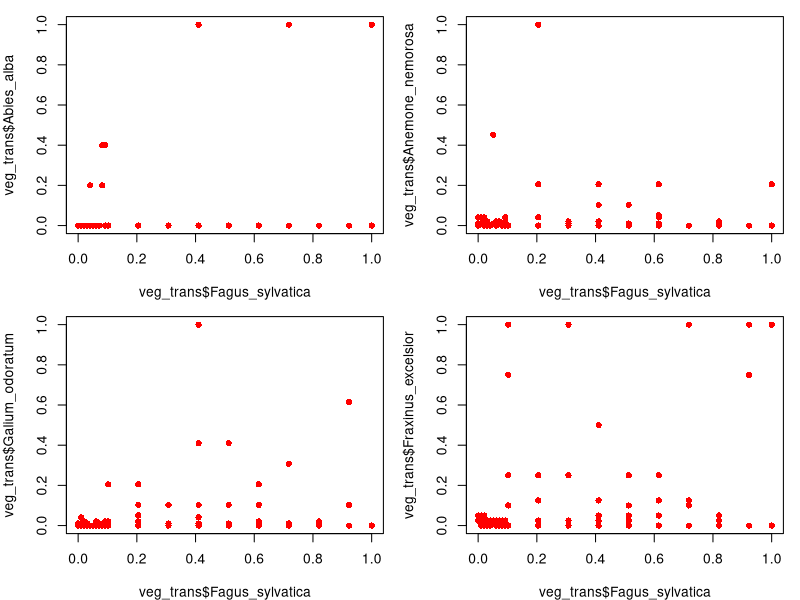
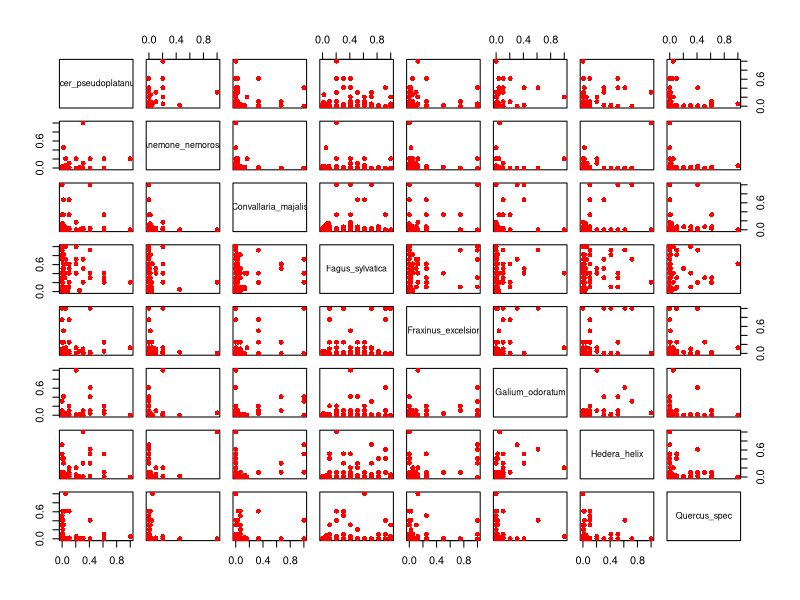
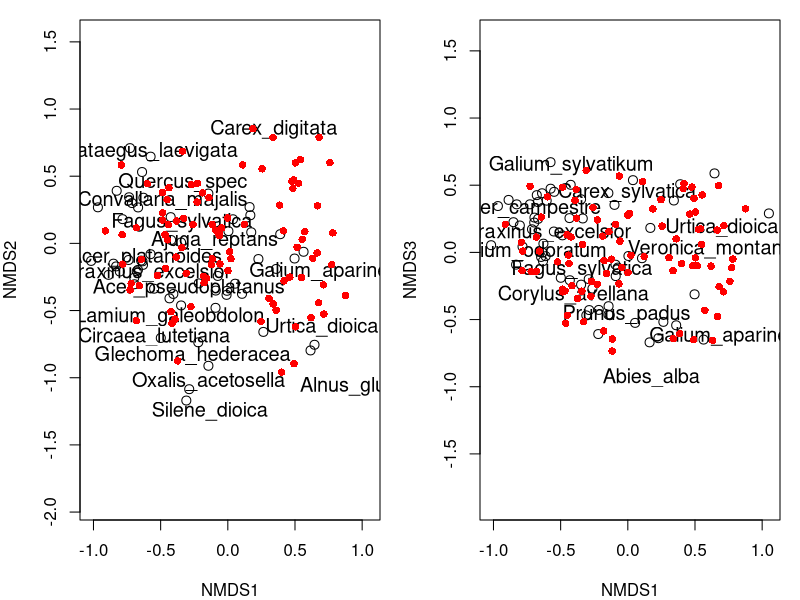
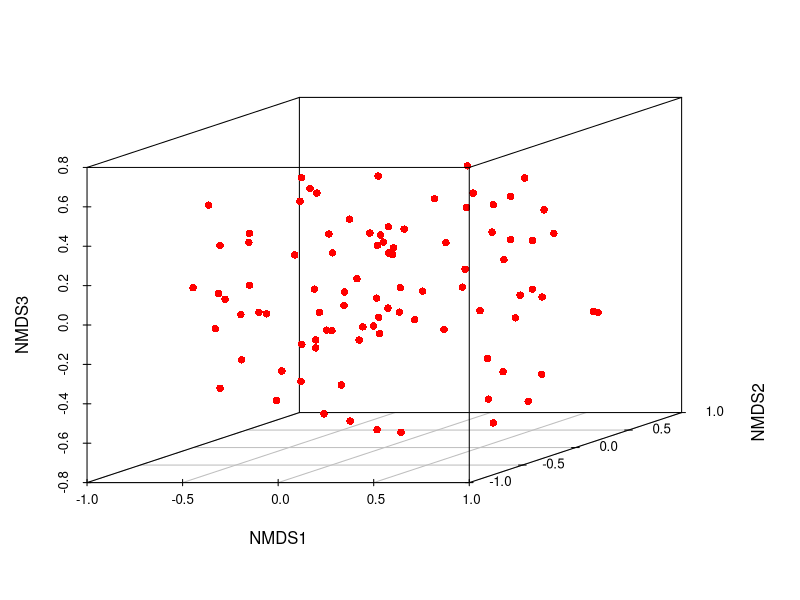

Write the R code that produced these figures, in order. (Note: this script raises an error after producing the figures.)
library(vegan)
library(scatterplot3d)

### Some global variables
mycols <- c("red", "green", "blue")
mysyms <- c(15, 16, 17)

### Read vegetation data ###
veg <- read.table("data/veg_2015-2016-2017.txt", sep=" ", dec=".", row.names = 1, header=TRUE)

### Read site data ####
sites <- read.table("data/header_2015-2016-2017_vegclasses.txt")

### Check consistancy of veg and sites!!! ####
nrow(veg) == nrow(sites)
m <- match(rownames(sites), rownames(veg))
sites <- sites[m,]

### Ordination ####
### Exclude rare species 
veg <- veg[,colSums(decostand(veg, "pa")) > 3]

### Transform
veg_trans <- decostand(veg, "max") 

### Example for 2d plot of vegetation community ###
x11(width=8, height=8)
par(mfrow=c(2,2), mar=c(4,4,1,1))
plot(veg_trans$Fagus_sylvatica, veg_trans$Abies_alba, pch=16, col="red")
plot(veg_trans$Fagus_sylvatica, veg_trans$Anemone_nemorosa, pch=16, col="red")
plot(veg_trans$Fagus_sylvatica, veg_trans$Galium_odoratum, pch=16, col="red")
plot(veg_trans$Fagus_sylvatica, veg_trans$Fraxinus_excelsior, pch=16, col="red")

x11()
plot(veg_trans[,colSums(decostand(veg, "pa")) > 40], pch=16, col="red")
### -> Das ist unübersichtlich!

### Calculate ordination (NDMS)
ordi <- metaMDS(veg_trans,"bray", k=3, trace=T)   ### NMDS

### Plot results
x11(width=10, height=5)
par(mfrow=c(1,2), mar=c(4,4,1,1))
ordiplot(ordi, choices=c(1,2), type = "n")
orditorp(ordi, choices=c(1,2), display="species", cex=1.2, priority=colSums(veg_trans))
points(ordi, choices=c(1,2), display="sites", col="red", cex=1, pch=16)

ordiplot(ordi, choices=c(1,3), type = "n")
orditorp(ordi, choices=c(1,3), display="species", cex=1.2, priority=colSums(veg_trans))
points(ordi, choices=c(1,3), display="sites", col="red", cex=1, pch=16)
dev.off()

x11()
par(col="red", cex=1, pch=16)
scatterplot3d(scores(ordi, display="sites"))
graphics.off()

### Goodness NMDS ####

### Calculate "stress"
x <- vegdist(veg_trans, "bray")   ### "True distances"
y <- dist(scores(ordi))  ### "Distances in NDMS"
plot(x, y, pch=1, col="blue", xlab="Observed distances", ylab="Distances in NMDS")
lines(smooth.spline(x, y, df=5), col="red", lwd=2)

stressplot(ordi)   ### "Ordination distance" is not Euclidian distance but similar (Disparität, Monotonie).
ordi$stress        ###  1 - 5: Sehr gut; 5 - 10: Gut; 10 - 15: Brauchbar, aber Einzelheiten sollten nicht interpretiert werden (c.f. Leyer, Wesche 2007 Tab.12.2).

### Find appropiate number of axes ####
n <- 1:10   ### Number of axes
stress <- lapply(as.list(n), function(x) metaMDS(veg_trans,"bray", x)$stress)
plot(n, stress, type="b", pch=16, col="blue", xlab="Number of axes", ylab="Stress")
### -> k=3 axes

### Plot vegetation classes in ordination ####
x11()
ordiplot(ordi, choices=c(1,2), type = "n")
orditorp(ordi, choices=c(1,2), display="species", cex=1.2, priority=colSums(veg_trans))
points(ordi, choices=c(1,2), display="sites", cex=1.5, pch=mysyms[sites$vegclass], col=mycols[sites$vegclass])
legend("bottomright", legend=c("Eichelberg-1", "Eichelberg-2", "Duemmel"), col=mycols, pch=mysyms, cex=1.5, bg="white")

### Plot single species cover data into ordination ####
x11()
ordiplot(ordi, choices=c(1,2), type = "n")
orditorp(ordi, choices=c(1,2), display="species", cex=1.2, priority=colSums(veg_trans))
points(ordi, choices=c(1,2), display="sites", cex=(veg_trans$Fagus_sylvatica+0.2)*2, pch=mysyms[sites$vegclass], col=mycols[sites$vegclass])
legend("bottomright", legend=c("Eichelberg-1", "Eichelberg-2", "Duemmel"), col=mycols, pch=mysyms, cex=1.5, bg="white")

### Environmental fits ####
### Numeric variables, linear
ef <- envfit(ordi ~ northerness +  slope + species_richness, sites, na.rm=TRUE, choices=c(1,2))
ef

ordiplot(ordi, choices=c(1,2), type = "n")
points(ordi, choices=c(1,2), display="sites", cex=1.5, pch=mysyms[sites$vegclass], col=mycols[sites$vegclass])
plot(ef, add=TRUE, label=c("Northerness", "Slope", "species_richness"), col="black")
legend("bottomright", legend=c("Eichelberg-1", "Eichelberg-2", "Duemmel"), col=mycols, pch=mysyms, cex=1.5, bg="white")

ef13 <- envfit(ordi~ northerness +  slope, sites, na.rm=TRUE, choices=c(1,3))
ef13
ordiplot(ordi, choices=c(1,3), type = "n")
points(ordi, choices=c(1,3), display="sites", cex=1.5, pch=mysyms[sites$vegclass], col=mycols[sites$vegclass])
plot(ef13, add=TRUE, label=c("Northerness", "Slope", "species_richness"), col="black")
legend("bottomright", legend=c("Eichelberg-1", "Eichelberg-2", "Duemmel"), col=mycols, pch=mysyms, cex=1.5, bg="white")

### Categorical variables
ordiplot(ordi, choices=c(1,2), type = "n")
points(ordi, choices=c(1,2), display="sites", cex=1.5, pch=mysyms[sites$vegclass], col=mycols[sites$vegclass])
#ordiellipse(ordi, choices=c(1,2), sites$year, label = TRUE, cex=1.3)
ordispider(ordi, sites$location, label = TRUE, cex=1.3)
#ordihull(ordi, sites$year, label = TRUE, cex=1.3)

### Numeric variables, isolines 
ordiplot(ordi, choices=c(1,2), type = "n")
points(ordi, choices=c(1,2), display="sites", cex=1.3, pch=mysyms[sites$vegclass], col=mycols[sites$vegclass])
ordisurf(ordi, sites$northerness, add=T, labcex=1.5, col="black", nlevels=5)

ordiplot(ordi, choices=c(1,2), type = "n")
points(ordi, choices=c(1,2), display="sites", cex=1.3, pch=mysyms[sites$vegclass], col=mycols[sites$vegclass])
ordisurf(ordi, sites$slope, add=T, labcex=1.5, col="black", nlevels=5)

ordiplot(ordi, choices=c(1,2), type = "n")
points(ordi, choices=c(1,2), display="sites", cex=(1+sites$species_richness/max(sites$species_richness))^2, pch=mysyms[sites$vegclass], col=mycols[sites$vegclass])
ordisurf(ordi, sites$species_richness, add=T, labcex=1.5, col="black", nlevels=5)
